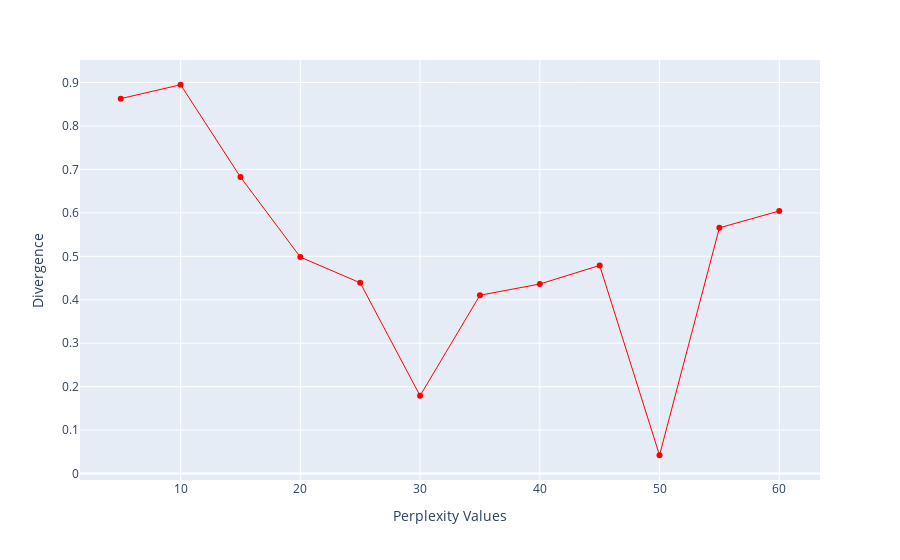

The notebook cell this image was saved under:
### Code cell
combat_util.tsne_divergence(X, range=65)

### Figure 1 — Plotly figure (JSON) as saved in the notebook; plotly's stock layout.template omitted (floating-point values rounded to 4 significant figures)
{"data": [{"hovertemplate": "x=%{x}<br>y=%{y}<extra></extra>", "legendgroup": "", "line": {"color": "red", "dash": "solid", "width": 1}, "marker": {"symbol": "circle"}, "mode": "lines+markers", "name": "", "orientation": "v", "showlegend": false, "type": "scatter", "x": [5, 10, 15, 20, 25, 30, 35, 40, 45, 50, 55, 60], "xaxis": "x", "y": [0.8629, 0.8949, 0.6824, 0.4981, 0.439, 0.179, 0.4104, 0.4363, 0.479, 0.04213, 0.5655, 0.6044], "yaxis": "y"}], "layout": {"legend": {"tracegroupgap": 0}, "margin": {"t": 60}, "xaxis": {"anchor": "y", "domain": [0, 1], "title": {"text": "Perplexity Values"}}, "yaxis": {"anchor": "x", "domain": [0, 1], "title": {"text": "Divergence"}}}}
